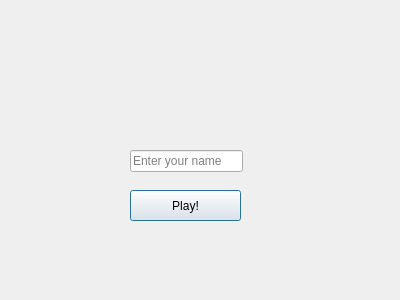
<?xml version="1.0" encoding="UTF-8"?>
<ui version="4.0">
 <class>welcomePage</class>
 <widget class="QDialog" name="welcomePage">
  <property name="geometry">
   <rect>
    <x>0</x>
    <y>0</y>
    <width>400</width>
    <height>300</height>
   </rect>
  </property>
  <property name="windowTitle">
   <string>Dialog</string>
  </property>
  <widget class="QLineEdit" name="lineEdit">
   <property name="geometry">
    <rect>
     <x>130</x>
     <y>150</y>
     <width>113</width>
     <height>22</height>
    </rect>
   </property>
   <property name="placeholderText">
    <string>Enter your name</string>
   </property>
  </widget>
  <widget class="QPushButton" name="pushButton">
   <property name="geometry">
    <rect>
     <x>130</x>
     <y>190</y>
     <width>111</width>
     <height>31</height>
    </rect>
   </property>
   <property name="text">
    <string>Play!</string>
   </property>
  </widget>
 </widget>
 <resources/>
 <connections/>
</ui>
